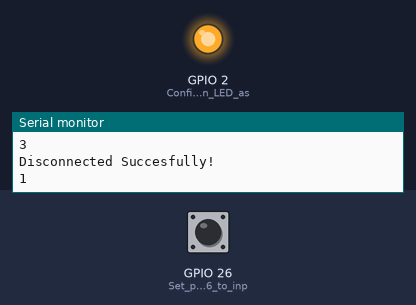
Bench run of a sketch on a simulated ESP32. Parts: output pins drawn as LEDs (lit = HIGH), the last lines printed to the serial monitor. The test bench sets the inputs (shaded band); at power-on: GPIO 26 (Set_pin_A0_GPIO_26_to_inp) HIGH. Nothing arrives over Bluetooth unless stated.

Above: at 1.8 s.
1.9 s: GPIO 26 (Set_pin_A0_GPIO_26_to_inp) pulled LOW for 0.6 s
At 2.9 s:
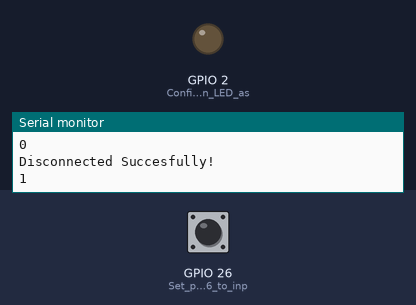
4.5 s: GPIO 26 (Set_pin_A0_GPIO_26_to_inp) pulled LOW for 3.2 s
At 9.7 s:
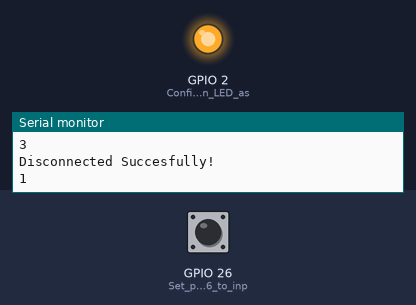
Timing chart, 0 to 11.2 s (numbered marks = the images above; inputs shaded):
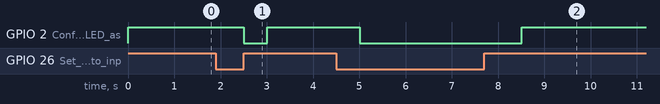

The sketch:

Bluetooth_Door_Switch_v1.0.ino
```cpp
//
// Master mode bluetooth connection and pin
// It creates a bridge between Serial and Classical Bluetooth (SPP)
// This is an extention of the SerialToSerialBT
//

#include "BluetoothSerial.h"

#if !defined(CONFIG_BT_SPP_ENABLED)
#error Serial Bluetooth not available or not enabled. It is only available for the ESP32 chip.
#endif

BluetoothSerial SerialBT;

String MACadd = "AA:BB:CC:11:22:33";
uint8_t address[6]  = {0xAA, 0xBB, 0xCC, 0x11, 0x22, 0x33};
//uint8_t address[6]  = {0x00, 0x1D, 0xA5, 0x02, 0xC3, 0x22};
String name = "OBDII";
const char *pin = "1234";    // <- standard pin would be provided by default
bool connected;

bool Door_Switch = 0;    // Booleen variable for door switch position
int Door_Timer = 0;    // Integer variable for door open time
const int Door_Open_Time = 15;    //Time in minutes to turn off light if door left open
int Relay_Position;


void setup() {
  pinMode(LED_BUILTIN, OUTPUT);    // Configure Built in LED as Output
  pinMode(26, INPUT_PULLUP);    // Set pin A0 GPIO 26 to input pull high
  digitalWrite(26, HIGH);    // Turn on pullup resistors

  Serial.begin(115200);    // Begin Serial communication
  SerialBT.begin("Door_Switch", true);   //Begin Bluettoth communication (Name,State)
  Serial.println("The device started in master mode, make sure remote BT device is on!");

  // connect(address) is fast (upto 10 secs max), connect(name) is slow (upto 30 secs max) as it needs
  // to resolve name to address first, but it allows to connect to different devices with the same name.
  // Set CoreDebugLevel to Info to view devices bluetooth address and device names
  connected = SerialBT.connect("Light_Switch");
  //connected = SerialBT.connect(address);

  if(connected) {
    Serial.println("Connected Succesfully!");
  } else {
    while(!SerialBT.connected(10)) {
      SerialBT.disconnect();
      SerialBT.connect();
      Serial.println("Failed to connect. Make sure remote device is available and in range, then restart app.");
    }
  }
  // Disconnect() may take upto 10 secs max
  if (SerialBT.disconnect()) {
    Serial.println("Disconnected Succesfully!");
  }
  // This would reconnect to the name(will use address, if resolved) or address used with connect(name/address).
  SerialBT.connect();

digitalWrite(LED_BUILTIN, HIGH);   // Turn the LED on by making the voltage HIGH
}
void loop() {

  Door_Switch = digitalRead(26);    // Read voltage level on GPIO pin 26
  Serial.println(Door_Switch);    // Print bool value of GPIO pin 26

  delay(500);    //wait 1/2 second to look for new door position
  if (Door_Switch == 1 && Door_Timer < (Door_Open_Time * 120)) {    // 1 value when door is open and door open time in minutes
    SerialBT.write(1);
    digitalWrite(LED_BUILTIN, HIGH);    // Turn the LED on by making the voltage HIGH
    Door_Timer = Door_Timer + 1;
    Serial.println(Door_Timer);    // Print integer value for door timer
  }
  else if (Door_Switch == 0) {
    SerialBT.write(0);    // 0 value when door is closed
    digitalWrite(LED_BUILTIN, LOW);   // Turn the LED on by making the voltage HIGH
    Door_Timer = 0;  // Set Door_Timer back to zero when door is closed
  }
  else {
    SerialBT.write(0);    // 0 value when door is closed
    digitalWrite(LED_BUILTIN, LOW);   // Turn the LED off by making the voltage LOW
  }


//  if (Serial.available()) {
//    SerialBT.write(Serial.read());
//  }
  if (SerialBT.available()) {
    Relay_Position = SerialBT.read();
    Serial.println(Relay_Position);
  }
//  if (Relay_Position == 10 || Relay_Position == 11) {
//  }
  else {
    SerialBT.disconnect();
    Serial.println("Disconnected Succesfully!");
    SerialBT.connect();
  }
}
```

Measured:
- after the input at 1.9 s, GPIO 2 (Configure_Built_in_LED_as): HIGH → LOW after 0.61 s, → HIGH 0.50 s later
- after the input at 4.5 s, GPIO 2 (Configure_Built_in_LED_as): HIGH → LOW after 0.51 s, → HIGH 3.5 s later
